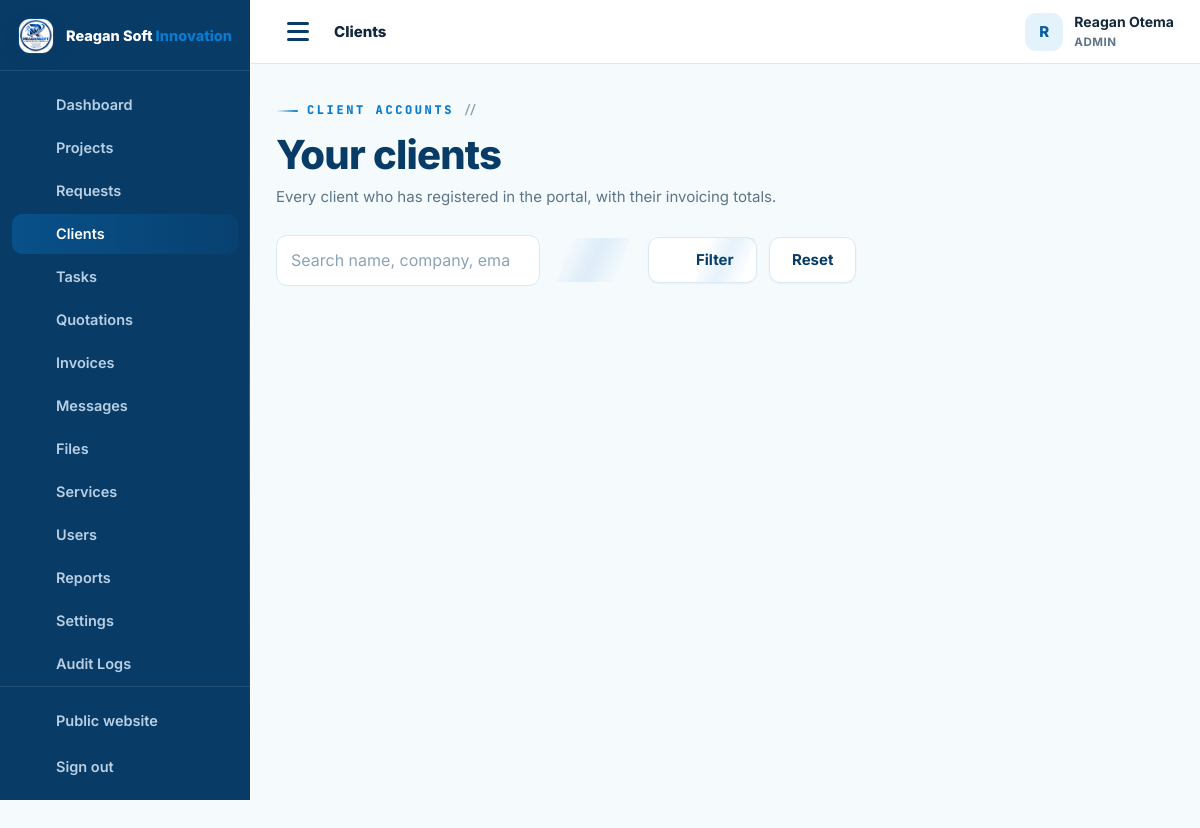
The app's page /admin/clients.php (signed in) with its own data.
### tables this page shows
CREATE TABLE IF NOT EXISTS users (
  id INT UNSIGNED AUTO_INCREMENT PRIMARY KEY,
  full_name VARCHAR(150) NOT NULL,
  email VARCHAR(190) NOT NULL UNIQUE,
  phone VARCHAR(40) NULL,
  password_hash VARCHAR(255) NOT NULL,
  role ENUM('admin','staff','client') NOT NULL DEFAULT 'client',
  company VARCHAR(190) NULL,
  address VARCHAR(255) NULL,
  avatar VARCHAR(255) NULL,
   
   
   
   
   
   
  payer_type ENUM('business','individual') NOT NULL DEFAULT 'business',
  tax_id VARCHAR(60) NULL,
  national_id VARCHAR(60) NULL,
  country VARCHAR(80) NOT NULL DEFAULT 'Uganda',
  city VARCHAR(90) NULL,
  billing_terms_at DATETIME NULL,
  active TINYINT(1) NOT NULL DEFAULT 1,
  failed_logins INT UNSIGNED NOT NULL DEFAULT 0,
  locked_until DATETIME NULL,
  last_login_at DATETIME NULL,
  created_at TIMESTAMP DEFAULT CURRENT_TIMESTAMP,
  updated_at TIMESTAMP DEFAULT CURRENT_TIMESTAMP ON UPDATE CURRENT_TIMESTAMP,
  INDEX idx_users_role (role),
  INDEX idx_users_active (active)
);

### config/config.php (called while the page is built, shortened)
<?php
function db(): PDO {
    static $pdo = null;
    if ($pdo === null) {
        try {
            $pdo = new PDO(
                'mysql:host=' . DB_HOST . ';dbname=' . DB_NAME . ';charset=utf8mb4',
                DB_USER,
                DB_PASS,
                [
                    PDO::ATTR_ERRMODE            => PDO::ERRMODE_EXCEPTION,
                    PDO::ATTR_DEFAULT_FETCH_MODE => PDO::FETCH_ASSOC,
                    PDO::ATTR_EMULATE_PREPARES   => false,
                    PDO::ATTR_STRINGIFY_FETCHES  => false,
                    PDO::ATTR_TIMEOUT            => 5,
                    PDO::MYSQL_ATTR_INIT_COMMAND => "SET time_zone = '+03:00', NAMES utf8mb4 COLLATE utf8mb4_unicode_ci",
                ]
            );
        } catch (PDOException $e) {
            db_connection_failed($e);
        }
    }
    return $pdo;
}
function e(mixed $value): string {
    return htmlspecialchars((string)($value ?? ''), ENT_QUOTES, 'UTF-8');
}
function flash(string $key, ?string $value = null): ?string {
    $msg = $_SESSION['flash'][$key] ?? null;
    return $msg;
}
function app_url(string $path = ''): string {
    return APP_URL . ($path === '' ? '' : '/' . ltrim($path, '/'));
}
function current_user(): ?array {
    static $user = false;
    if ($user === false) {
        if (empty($_SESSION['user_id'])) {
            $user = null;
        } else {
            $st = db()->prepare('SELECT * FROM users WHERE id = ? AND active = 1 LIMIT 1');
            $st->execute([(int)$_SESSION['user_id']]);
            $user = $st->fetch() ?: null;
        }
    }
    return $user;
}
function is_logged_in(): bool {
    return current_user() !== null;
}
function user_role(): ?string {
    $u = current_user();
    return $u['role'] ?? null;
}
function require_login(): void {
    if (!is_logged_in()) {
        $_SESSION['intended'] = $_SERVER['REQUEST_URI'] ?? '';
        flash('error', 'Please sign in to continue.');
        redirect(app_url('login.php'));
    }
}
function require_staff(): void {
    require_login();
}
require_once __DIR__ . '/../inc/functions.php';

### admin/clients.php (the view, shortened to what this page needs)
<?php
require __DIR__ . '/../config/config.php';
require_staff();
$pdo = db();
$q = trim($_GET['q'] ?? '');
$page = max(1, (int)($_GET['page'] ?? 1));
$perPage = 12;
$where = "u.role = 'client'";
$params = [];
$count = $pdo->prepare("SELECT COUNT(*) c FROM users u WHERE $where");
$count->execute($params);
$pg = paginate((int)$count->fetch()['c'], $perPage, $page);
$sql = "SELECT u.id, u.full_name, u.company, u.email, u.phone, u.active, u.created_at,
          (SELECT COUNT(*) FROM projects p WHERE p.client_id = u.id) AS project_count,
          (SELECT COUNT(*) FROM projects p WHERE p.client_id = u.id AND p.status NOT IN ('CANCELLED','COMPLETED')) AS active_count,
          (SELECT COALESCE(SUM(i.total),0) FROM invoices i JOIN projects p ON p.id = i.project_id WHERE p.client_id = u.id AND i.status NOT IN ('cancelled')) AS invoiced,
          (SELECT COALESCE(SUM(pay.amount),0) FROM payments pay JOIN invoices i ON i.id = pay.invoice_id JOIN projects pr ON pr.id = i.project_id WHERE pr.client_id = u.id AND pay.status = 'confirmed') AS paid
        FROM users u
        WHERE $where
        ORDER BY u.created_at DESC
        LIMIT $perPage OFFSET {$pg['offset']}";
$stm = $pdo->prepare($sql); $stm->execute($params);
$clients = $stm->fetchAll();
dashboard_head(['title' => 'Clients', 'active' => 'clients', 'crumb' => 'Clients']);
?>
<div class="dash-head">
  <div>
    <span class="eyebrow">Client accounts</span>
    <h2>Your clients</h2>
    <p class="sub">Every client who has registered in the portal, with their invoicing totals.</p>
  </div>
</div>
<form class="toolbar" method="get" action="clients.php">
  <div class="field" style="margin:0;flex-grow:1;max-width:360px">
    <input class="input" id="q" name="q" type="search" placeholder="Search name, company, email, phone…" value="<?= e($q) ?>">
  </div>
  <button class="btn btn-ghost" type="submit"><?= icon('search') ?> Filter</button>
  <a class="btn btn-ghost" href="clients.php">Reset</a>
</form>
<?php if ($clients): ?>
  <div class="grid-3">
  </div>
<?php else: ?>
  <section class="panel"><div class="empty"><?= icon('users') ?><h4>No clients found</h4><p><?= $q ? 'No client matches your search.' : 'Clients who register through the public site will appear here.' ?></p></div></section>
<?php endif; ?>
<?php dashboard_footer(); ?>

### inc/layout.php (shortened to what this page needs)
<?php
function dashboard_nav_items(): array {
    $role = user_role();
    $client = [
        ['dashboard', 'Dashboard', app_url('client/index.php'), 'dashboard'],
        ['projects', 'My Projects', app_url('client/projects.php'), 'folder'],
        ['request', 'New Request', app_url('client/request.php'), 'plus'],
        ['messages', 'Messages', app_url('client/messages.php'), 'chat'],
        ['files', 'Files', app_url('client/files.php'), 'file'],
        ['notifications', 'Notifications', app_url('client/notifications.php'), 'bell'],
        ['billing', 'Payment Details', app_url('client/billing.php'), 'receipt'],
        ['profile', 'Profile', app_url('client/profile.php'), 'user'],
    ];
    $staff = [
        ['dashboard', 'Dashboard', app_url('admin/index.php'), 'dashboard'],
        ['projects', 'Projects', app_url('admin/projects.php'), 'folder'],
        ['requests', 'Requests', app_url('admin/requests.php'), 'inbox'],
        ['clients', 'Clients', app_url('admin/clients.php'), 'users'],
        ['tasks', 'Tasks', app_url('admin/tasks.php'), 'list'],
        ['quotations', 'Quotations', app_url('admin/quotations.php'), 'doc'],
        ['invoices', 'Invoices', app_url('admin/invoices.php'), 'money'],
        ['messages', 'Messages', app_url('admin/messages.php'), 'chat'],
        ['files', 'Files', app_url('admin/files.php'), 'file'],
    ];
    if ($role === 'admin') {
        $staff = array_merge($staff, [
            ['services', 'Services', app_url('admin/services.php'), 'globe'],
            ['users', 'Users', app_url('admin/users.php'), 'users'],
            ['reports', 'Reports', app_url('admin/reports.php'), 'chart'],
            ['settings', 'Settings', app_url('admin/settings.php'), 'settings'],
            ['audit', 'Audit Logs', app_url('admin/audit.php'), 'search'],
        ]);
    }
    return $role === 'client' ? $client : $staff;
}
function dashboard_head(array $page = []): void {
    $user = current_user();
    $role = user_role();
    $items = dashboard_nav_items();
    $active = $page['active'] ?? '';
    $loginUrl = $role === 'client' ? app_url('client/index.php') : app_url('admin/index.php');
    ?>
<!doctype html>
<html lang="en">
<head>
<link rel="stylesheet" href="<?= app_url('assets/css/style.css') ?>">
<link rel="stylesheet" href="<?= app_url('assets/css/tech.css') ?>">
</head>
<body class="dash-body">
<div class="dash-layout">
  <aside class="sidebar" id="sidebar" aria-label="Portal navigation">
    <div class="sidebar-brand">
      <a class="brand" href="<?= $loginUrl ?>">
        <img src="<?= app_url('assets/img/reagansoftinnovation-logo.jpeg') ?>" alt="" width="38" height="38">
        <span class="brand-text">Reagan Soft <b>Innovation</b></span>
      </a>
    </div>
    <nav class="side-nav">
      <?php foreach ($items as $it): ?>
        <a href="<?= e($it[2]) ?>" class="<?= $active === $it[0] ? 'active' : '' ?>">
          <?= icon($it[3]) ?><span><?= e($it[1]) ?></span>
        </a>
      <?php endforeach; ?>
    </nav>
    <div class="side-bottom">
      <a href="<?= app_url($role !== 'client' ? 'index.php' : 'index.php') ?>"><?= icon('globe') ?><span>Public website</span></a>
      <a href="<?= app_url('logout.php') ?>"><?= icon('logout') ?><span>Sign out</span></a>
    </div>
  </aside>
  <div class="dash-shell">
    <header class="dash-topbar">
      <button class="menu menu-dark" id="sidebar-toggle" aria-label="Toggle navigation" aria-expanded="false">
        <span class="menu-icon"></span>
      </button>
      <div class="dash-topbar-title">
        <span class="dash-crumb"><?= e($page['crumb'] ?? 'Portal') ?></span>
      </div>
      <div class="dash-topbar-right">
        <div class="user-chip">
          <span class="user-avatar"><?= e(mb_strtoupper(mb_substr($user['full_name'] ?? '?', 0, 1))) ?></span>
          <div class="user-meta">
            <strong><?= e($user['full_name'] ?? '') ?></strong>
            <small><?= e(mb_strtoupper($role)) ?></small>
          </div>
        </div>
      </div>
    </header>
    <main class="dash-main" id="main">
<?php
}
function dashboard_footer(): void {
    ?>
    </main>
  </div>
</div>
</body>
</html>
<?php
}
    ?>

### assets/css/tech.css (style rules this page uses)
:root { --font-disp: 'Space Grotesk', 'Inter', system-ui, -apple-system, sans-serif; --font-mono: 'JetBrains Mono', 'SFMono-Regular', Consolas, 'Liberation Mono', monospace; --pg: #0a7bce; --pgl: #8fd8ff; --grid: rgba(10, 123, 206, .09); --grid-lg: rgba(10, 123, 206, .16); --grid-dk: rgba(143, 216, 255, .12); --grid-dk-lg: rgba(143, 216, 255, .22); }
.eyebrow { font-family: var(--font-mono); letter-spacing: 2.6px; display: inline-flex; align-items: center; gap: 9px; }
.eyebrow::before { content: ''; width: 22px; height: 2px; background: linear-gradient(90deg, transparent, var(--pg)); border-radius: 2px; }
.eyebrow::after { content: '//'; color: var(--faint); letter-spacing: 0; font-weight: 600; }
.btn { will-change: transform; }
.btn::after { content: ''; position: absolute; top: 0; left: -80%; width: 55%; height: 100%; background: linear-gradient(100deg, transparent, rgba(255,255,255,.36), transparent); transform: skewX(-18deg); transition: left .5s ease; pointer-events: none; }
.btn-ghost::after, .btn-outline::after { background: linear-gradient(100deg, transparent, rgba(10,123,206,.10), transparent); }
.sidebar::after { content: ''; position: absolute; right: 0; top: 8%; bottom: 8%; width: 1px; background: linear-gradient(180deg, transparent, rgba(143,216,255,.28), transparent); }
.side-nav a { position: relative; }
.side-nav a.active { background: linear-gradient(90deg, rgba(10,123,206,.34), rgba(10,123,206,.10)); color: #fff; }

### records on screen
users: full_name "R", full_name "Reagan Otema", role "ADMIN"

### other values on screen
$it[1] "Dashboard"
$it[1] "Projects"
$it[1] "Requests"
$it[1] "Clients"
$it[1] "Tasks"
$it[1] "Quotations"
$it[1] "Invoices"
$it[1] "Messages"
$it[1] "Files"
$it[1] "Services"
$it[1] "Users"
$it[1] "Reports"
$it[1] "Settings"
$it[1] "Audit Logs"
$page['crumb'] "Clients"
